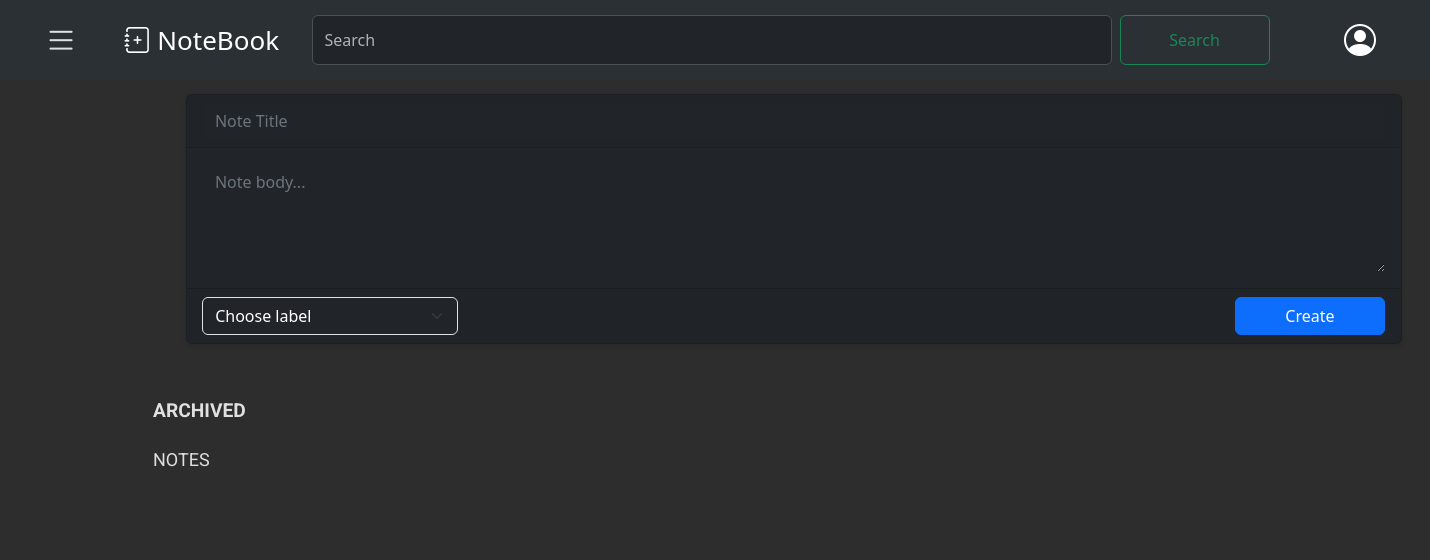
Page /notes/archived/ (signed in) on the earlier database version.
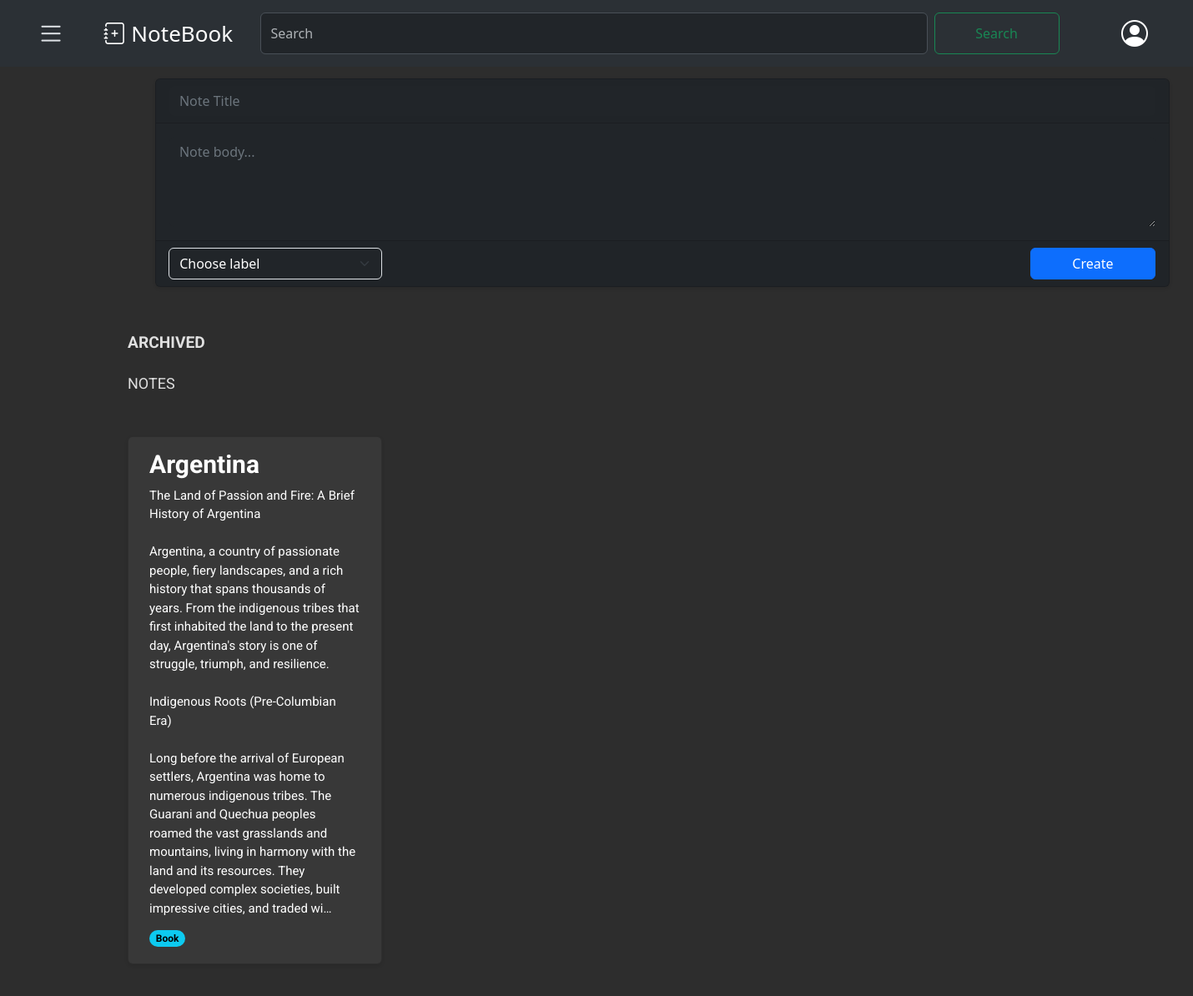
Same page on the later database version.
### notes/models.py (models this page shows, shortened)
class Note(models.Model):
    user= models.ForeignKey(CustomUser,on_delete=models.CASCADE, related_name='user')
    title= models.CharField(max_length=100, null=False)
    body= models.TextField()
    label= models.ForeignKey(Label, on_delete=models.SET_NULL, related_name="notes", blank=True, null=True)
    archived= models.BooleanField(default=False)
    pinned= models.BooleanField(default= False)
    created = models.DateTimeField(auto_now_add= True)
    updated= models.DateTimeField(auto_now=True)
    class Meta:
        ordering= ['-updated']
        indexes= [
            models.Index(fields=["-updated"])
        ]
        verbose_name = "Note"
        verbose_name_plural= "Notes"

class Label(models.Model):
    user = models.ForeignKey(CustomUser, on_delete=models.CASCADE, related_name='labels', default=None)
    name = models.CharField(max_length=50, unique=True, null=False)
    class Meta:
        verbose_name = "Label"
        verbose_name_plural= "Labels"

### notes/views.py (the view)
# urls.py: path('archived/', views.archived_list, name='archived_notes'),
@login_required
def archived_list(request):
    user= request.user
    archived_notes= Note.objects.filter(Q(user=user, pinned=True,archived=True) | Q(user=user, pinned=False, archived=True))
    context= { 'archived_notes':archived_notes,
              }
    return render(request,
                  'notes/archived/list.html',
                  context)

### notes/context_processors.py (called while the page is built)
def labels_processor(request):
    if request.user.is_authenticated:
        labels = Label.objects.filter(user=request.user)
    else:
        labels = Label.objects.none()
    return {
        'labels': labels,
    }

### notes/templates/notes/archived/list.html (shortened to what this page needs)
{% extends "notes/base.html" %}
{% block content %}
{% load static %}
<p class="text-capitalize" style="font-weight: bold; font-size: larger;">ARCHIVED</p>
<p class="text-capitalize">NOTES</p>
<div class="card-container">
    {% for note in archived_notes %}
        {% if note.archived  %}
        <div class="card" data-note-id="{{ note.id }}">
        <a href="#" class="note-link" data-note-id="{{ note.id }}">
                <h5 class="card-title">{{ note.title }}</h5>
                <p class="card-text">{{ note.body|truncatechars:650 }}</p>
            </a>
            <span class="badge rounded-pill text-bg-info">{{ note.label.name }}</span>
        </div>
        {% endif %}
    {% endfor %}
</div>
{% endblock %}

### notes/templates/notes/base.html (shortened to what this page needs)
{% load static %}
<!DOCTYPE html>
<html lang="en">
<head>
    <link href="{% static 'css/notes.css' %}" rel="stylesheet">
    <link rel="stylesheet" href="https://cdnjs.cloudflare.com/ajax/libs/font-awesome/5.15.3/css/all.min.css">
    <link href="https://cdn.jsdelivr.net/npm/bootstrap@5.3.3/dist/css/bootstrap.min.css" rel="stylesheet">
    <link rel="stylesheet" href="https://cdn.jsdelivr.net/npm/bootstrap-icons@1.11.3/font/bootstrap-icons.min.css">
</head>
<body>
    <nav class="navbar bg-body-tertiary sticky-top bg-primary nav-bar" data-bs-theme="dark">
        <div class="container-fluid">
            <i class="bi bi-list btn btn-offcanvas" type="button" data-bs-toggle="offcanvas" data-bs-target="#offcanvasWithBothOptions" aria-controls="offcanvasWithBothOptions"></i>
            <a href="{% url 'note_list' %}" style="text-decoration: none; font-size:26px; color: white;">
                <i class="bi bi-journal-plus" style="color: white; scale: 4.0; margin-left: -40px; align-items: center;"></i>
                NoteBook
            </a>
            <form class="d-flex" role="search">
                <input class="form-control me-2" type="search" placeholder="Search" aria-label="Search">
                <button class="btn btn-outline-success" type="submit">Search</button>
            </form>
            <i class="bi bi-person-circle" style="color: white; scale: 2.0; margin-right: 50px; align-items: center;"></i>
        </div>
    </nav>
 <div class="new-note-form" style="margin-top: 1%;
    margin-left: 13%;
    border: none">
     <form method="post" action="{% url 'notes:note_create' %}">
  <div class="card text-bg-dark mb-3" style="max-width: 76rem; padding: 0; ">
    <div class="card-header">
      <input type="text" name="{{ form.title.name }}" class="form-control bg-dark text-white" id="{{ form.title.id_for_label }}" placeholder="Note Title" style="color: white; border: none; outline: none;">
    </div>
    <div class="card-body">
      <textarea name="{{ form.body.name }}" class="form-control bg-dark text-white" id="{{ form.body.id_for_label }}" rows="4" placeholder="Note body..." style="border: none; outline: none;"></textarea>
    </div>
    <div class="card-footer">
      <div class="d-flex justify-content-between align-items-center">
        <select name="{{ form.label.name }}" class="form-select bg-dark text-white me-2" id="{{ form.label.id_for_label }}" style="max-width: 16rem; margin-left: 4%; ">
          <option selected disabled>Choose label</option>
        </select>
        <button type="submit" class="btn btn-primary">Create</button>
      </div>
    </div>
  </div>
</form>
 </div>
    <div class="content">
        {% block content %}
        {% endblock %}
    </div>
</body>
</html>

### notes/static/css/notes.css (style rules this page uses)
:root { --bg-color: #2d2d2d; --text-color: #e0e0e0; --secondary-text-color: #b0b0b0; --card-bg-color: #383838; }
html, body { background-color: #2d2d2d !important; color: #e0e0e0 !important; font-family: 'Roboto', sans-serif; }
.nav-bar { height: 80px; position: fixed; }
.btn-offcanvas { color: white; border: 2px solid white; margin-left: 2%; align-items: center; scale: 2.1; }
.d-flex { margin-left: -50px; }
.d-flex>input { width: 800px; height: 50px; }
.d-flex>button { width: 150px; }
.content { margin-top: 3%; background-color: #2d2d2d !important; margin-left: 10%; }
.card-container { display: grid; grid-template-columns: repeat(auto-fill, minmax(250px, 1fr)); gap: 20px; padding: 10px; font-family: 'Roboto', Arial, sans-serif; width: 1300px; margin-top: 30px; margin-bottom: 30px; background-color: #2d2d2d !important; border-color: #444 !important; text-align: justify; }
.card { border-radius: 8px; padding: 15px 25px; box-shadow: 0 2px 4px rgba(0,0,0,0.1); background-color: #383838 !important; position: relative; padding-bottom: 20px; }
.card-title { font-size: 30px; font-weight: bold; margin-bottom: 15px; color: white !important; text-align: left; padding: 0 ; }
.card-text { font-size: 15px; color: white; text-align: left; padding: 0 0 35px; line-height: 1.5; white-space: pre-wrap; word-wrap: break-word; }
.note-link { text-decoration: none; color: inherit; }
.text-capitalize { font-family: 'Roboto', Arial, sans-serif; font-size: 18px; margin: 0; font-weight: normal; padding: 10px; }
.badge { display: inline-block; position: absolute; bottom: 20px; }
.card input::placeholder, .card textarea::placeholder, .card select option:first-child { color: #6c757d !important; opacity: 10; }
.card input { outline: none; }

Differences in the rows shown:
added Note: title "Argentina", body "The Land of Passion and Fire: A Brief History of Argentina Argentina, a country of passionate people, fiery landscapes, and a rich history that spans thousands of years. From the indigenous tribes that first inhabited the land to the present day, Argentina's story is one of struggle, triumph, and resilience. Indigenous Roots (Pre-Columbian Era) Long before the arrival of European settlers, Argentina was home to numerous indigenous tribes. The Guarani and Quechua peoples roamed the vast grasslands and mountains, living in harmony with the land and its resources. They developed complex societies, built impressive cities, and traded wi…", label.name "Book"
